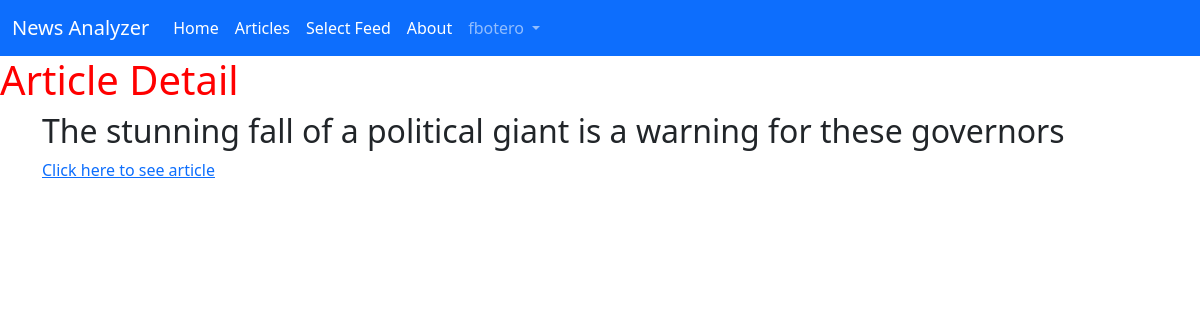
Page /newsanalyzer/18/ (signed in) on the committed database.
### accounts/models.py (models this page shows)
class CustomUser(AbstractUser):
    age = models.PositiveIntegerField(null=True, blank=True)

### newsanalyzer/models.py (models this page shows, shortened)
class Article(models.Model):
    title = models.CharField(max_length=255, null=True)
    link = models.URLField(null=True)
    description = models.CharField(max_length=255, null=True)
    date = models.CharField(max_length=255, null=True)
    word_count = models.IntegerField(null=True)
    positivity_index = models.IntegerField(null=True)
    record_type = models.IntegerField(null=True)

### newsanalyzer/views.py (the view)
# urls.py: path('<int:pk>/', ArticleDetailView.as_view(), name='article_detail'),
class ArticleDetailView(DetailView):
    model = Article
    template_name = 'article_detail.html'

### templates/article_detail.html (shortened to what this page needs)
{% extends 'base.html' %}
{% block content %}
   <h1>Article Detail</h1>
   <div class="container">
      <h2>{{ article.title }}</h2>
      <a href="{{ article.link }}" target="_blank">Click here to see article</a>
   </div>
{% endblock content %}

### templates/base.html (shortened to what this page needs)
{% load static %}
<html>
    <head>
        <link href="https://cdn.jsdelivr.net/npm/bootstrap@5.0.1/dist/css/bootstrap.min.css" rel="stylesheet">
        <link rel="stylesheet" href="{% static 'css/style.css' %}">
    </head>
    <body>
      <nav class="navbar navbar-expand-lg navbar-dark bg-primary">
        <div class="container-fluid">
          <a class="navbar-brand" href="{% url 'home' %}">News Analyzer</a>
          <div class="collapse navbar-collapse" id="navbarNavDropdown">
            <ul class="navbar-nav">
              <li class="nav-item">
                <a class="nav-link active" aria-current="page" href="{% url 'home' %}">Home</a>
              </li>
              <li class="nav-item">
                <a class="nav-link active" href="{% url 'article_list' %}">Articles</a>
              </li>
              <li class="nav-item">
                <a class="nav-link active" href="{% url 'article_create' %}">Select Feed
                </a>
              </li>
              <li class="nav-item">
                <a class="nav-link active" href="{% url 'about' %}">About</a>
              </li>
              <li class="nav-item dropdown">
               {% if user.is_authenticated %}
                    <a class="nav-link dropdown-toggle" href="#" id="navbarDropdownMenuLink" role="button" data-bs-toggle="dropdown" aria-expanded="false">
                    {{ user.username }}
                    </a>
                {% endif %}
                </li>
            </ul>
          </div>
        </div>
      </nav>
        <main>
            {% block content %}
            {% endblock content %}
        </main>
      </body>
</html>

### static/css/style.css (style rules this page uses)
h1 { color: red; }
.container { display: flex; flex-direction: column; }

### rows in the picture
CustomUser: username "fbotero"
Article: title "The stunning fall of a political giant is a warning for these governors"
